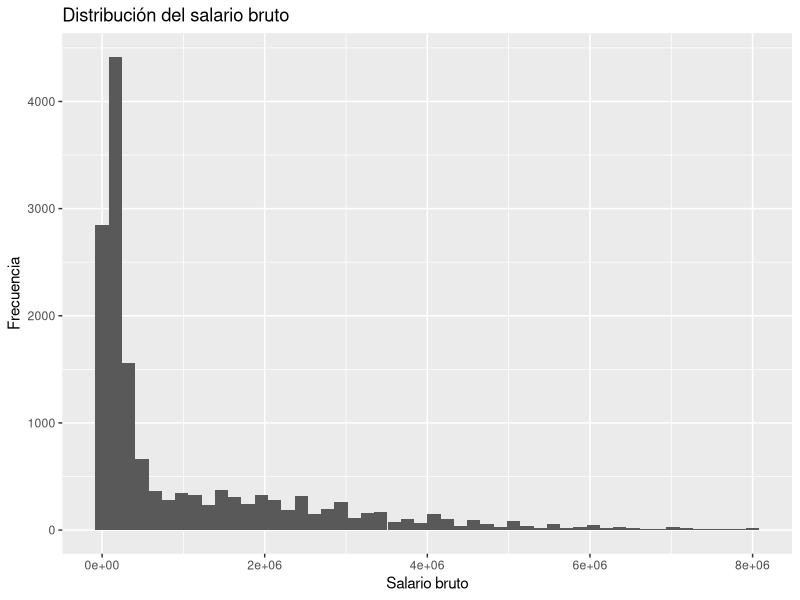
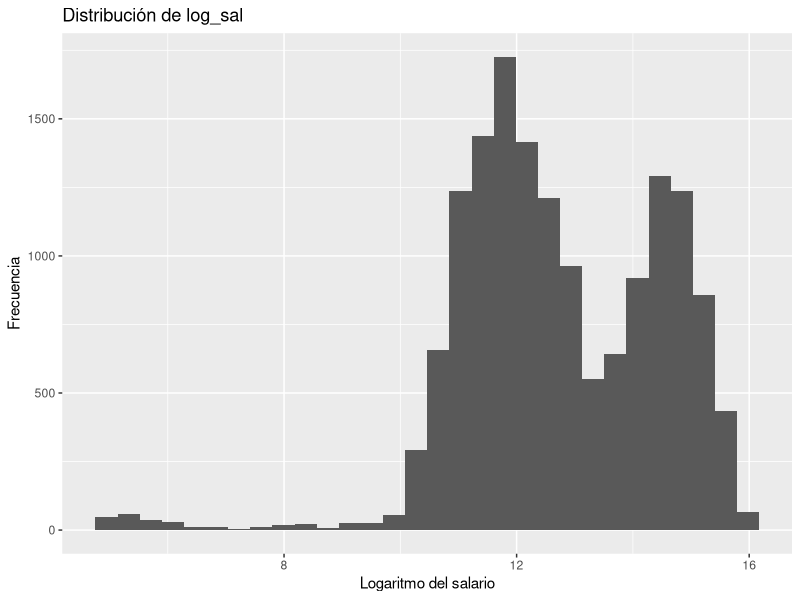
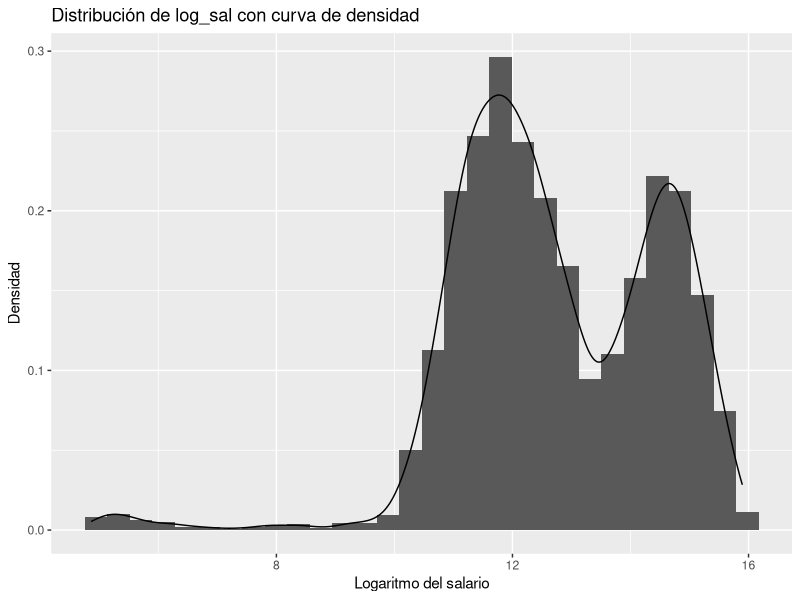
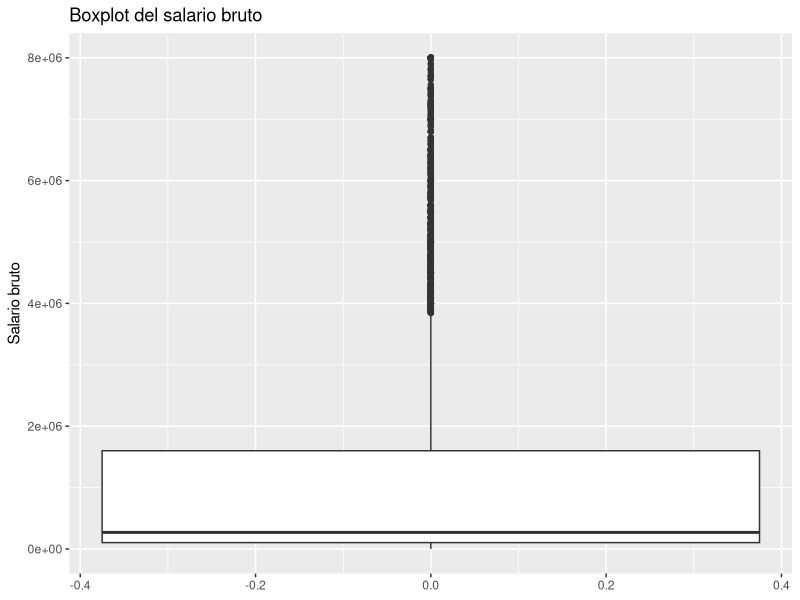
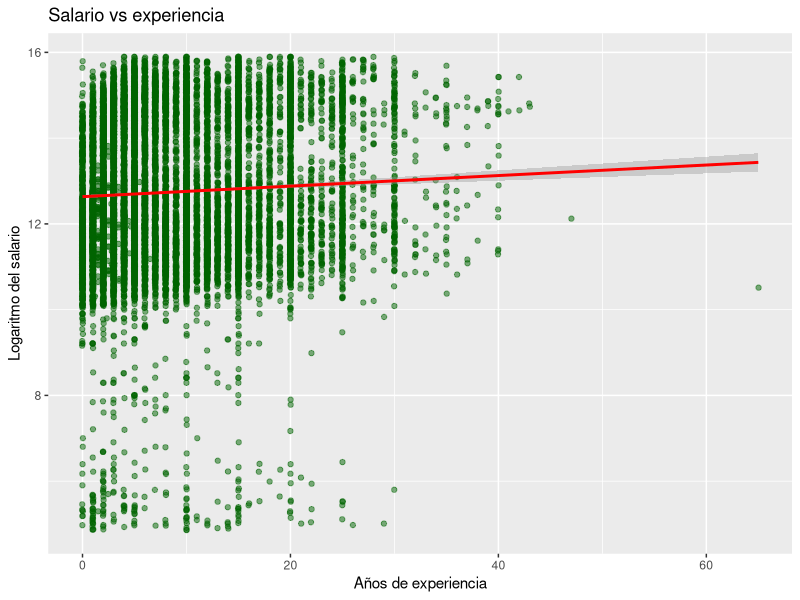
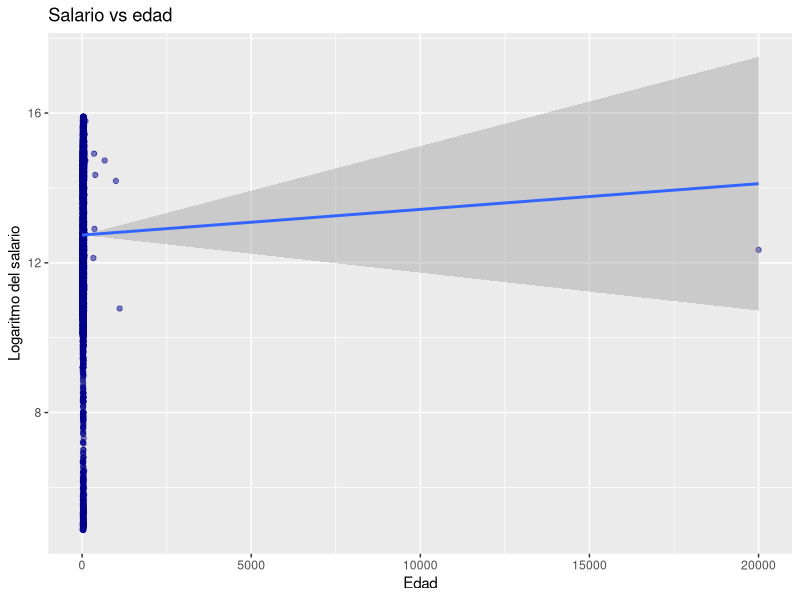
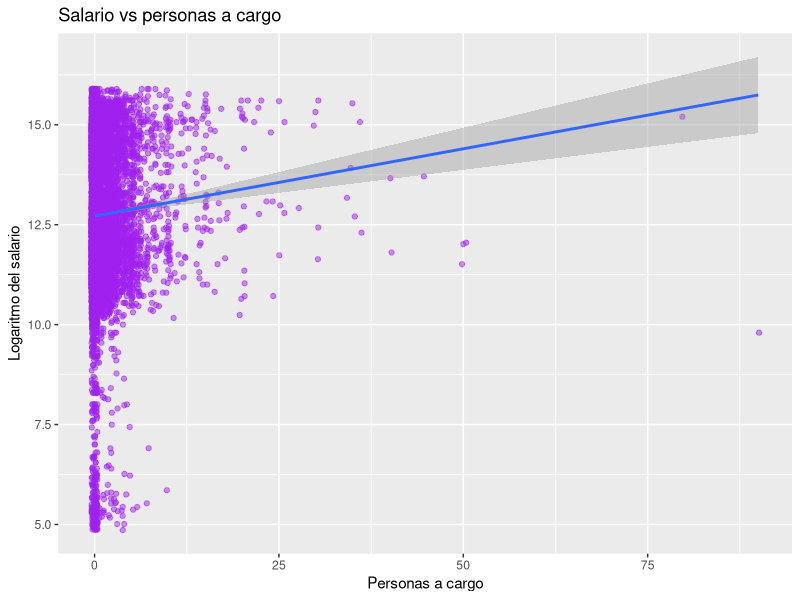
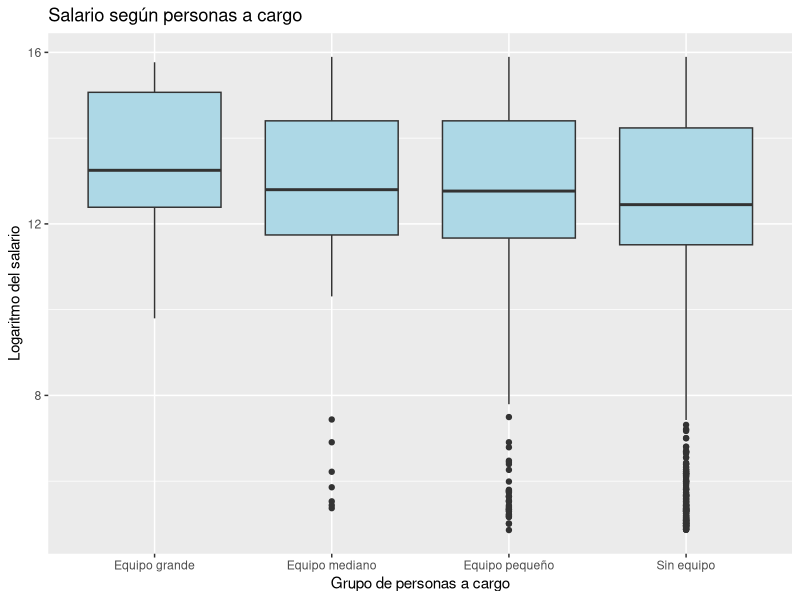

Write the R code that produced these figures, in order.
# -----------------------------------------------------------------------------
# 03_EDA.R
# -----------------------------------------------------------------------------

library(tidyverse)

#INDICE

# 1. CARGA DEL DATASET 
# 2. ESTRUCTURA GENERAL 
# 3. CALIDAD DE DATOS 
# 4. DISTRIBUCIONES UNIVARIADAS 
# 5. DISTRIBUCIÓN DE LA VARIABLE OBJETIVO 
# 6. VARIABLES NUMÉRICAS 
# 7. VARIABLES CATEGÓRICAS 
# 8. VARIABLES POTENCIALMENTE CONFUNDIDORAS 
# 9. REGIÓN Y ROLES 
# 10. CONCLUSIONES DEL EDA

# -----------------------------------------------------------------------------
# 1. CARGA DEL DATASET LIMPIO
# -----------------------------------------------------------------------------

df <- read_csv(
  "data/processed/df_sysarmy.csv",
  show_col_types = FALSE
)

# -----------------------------------------------------------------------------
# 2. ESTRUCTURA GENERAL
# -----------------------------------------------------------------------------

glimpse(df)

dim(df)

colnames(df)




# -----------------------------------------------------------------------------
# 3. CALIDAD DE DATOS
# -----------------------------------------------------------------------------

colSums(is.na(df))
sort(colSums(is.na(df)), decreasing = TRUE)



df %>%
  group_by(anio,semestre) %>%
  summarise(
    registros = n(),
    seniority_na = sum(is.na(seniority)),
    dolarizado_na = sum(is.na(sueldo_dolarizado)),
    modalidad_na = sum(is.na(modalidad)),
    uso_ia_na = sum(is.na(uso_ia))
  )


# CONCLUSION:
# Las variables principales utilizadas para el análisis no presentan
# valores faltantes.
#
# Seniority, sueldo_dolarizado y uso_ia presentan aproximadamente
# un 67% de valores faltantes. Sin embargo, el analisis por períodos
# nos muestra que estos faltantes no son aleatorios.
#
# Las variables seniority y sueldo_dolarizado se encuentran
# disponibles a partir de la encuesta del periodo 2024.1,
# mientras que uso_ia aparece a partir de 2022.2.
#
# Por lo tanto, los valores faltantes responden a cambios en el
# cuestionario de Sysarmy entre distintos períodos y no a errores
# de carga o falta de respuesta de los encuestados.
# Buscamos a que periodos pertenecen los N/A o la mayor cantidad



# -----------------------------------------------------------------------------
# 4. DISTRIBUCIONES UNIVARIADAS
# -----------------------------------------------------------------------------

# Variables categóricas

df %>%
  count(grupo_rol)

df %>%
  count(seniority)

df %>%
  count(genero_simple)

df %>%
  count(modalidad)

df %>%
  count(gente_a_cargo_grupo)


# Variables numericas


summary(df$sal_bruto)

summary(df$log_sal)

summary(df$experiencia)

summary(df$edad)

summary(df$gente_a_cargo)



# -----------------------------------------------------------------------------
# 5. DISTRIBUCION DE LA VARIABLE OBJETIVO
# -----------------------------------------------------------------------------

ggplot(df, aes(x = sal_bruto)) +
  geom_histogram(bins = 50) +
  labs(
    title = "Distribución del salario bruto",
    x = "Salario bruto",
    y = "Frecuencia"
  )

ggplot(df, aes(x = log_sal)) +
  geom_histogram(bins = 30) +
  labs(
    title = "Distribución de log_sal",
    x = "Logaritmo del salario",
    y = "Frecuencia"
  )

ggplot(df, aes(x = log_sal)) +
  geom_histogram(
    aes(y = after_stat(density)),
    bins = 30
  ) +
  geom_density() +
  labs(
    title = "Distribución de log_sal con curva de densidad",
    x = "Logaritmo del salario",
    y = "Densidad"
  )

ggplot(df, aes(y = sal_bruto)) +
  geom_boxplot() +
  labs(
    title = "Boxplot del salario bruto",
    y = "Salario bruto"
  )


# La distribución de sal_bruto es muy asimétrica. Luego de aplicar logaritmo 
# (log_sal) se aproxima mucho más a una distribución normal.


# -----------------------------------------------------------------------------
# 6. VARIABLES NUMERICAS
# -----------------------------------------------------------------------------

# Experiencia vs salario

ggplot(df, aes(x = experiencia, y = log_sal)) +
  geom_jitter(alpha = 0.5, color = "darkgreen") +
  geom_smooth(method = "lm", color = "red") +
  labs(
    title = "Salario vs experiencia",
    x = "Años de experiencia",
    y = "Logaritmo del salario"
  )


# Edad vs salario

ggplot(df, aes(x = edad, y = log_sal)) +
  geom_jitter(alpha = 0.5, color = "darkblue") +
  geom_smooth(method = "lm") +
  labs(
    title = "Salario vs edad",
    x = "Edad",
    y = "Logaritmo del salario"
  )


# Personas a cargo vs salario

ggplot(df, aes(x = gente_a_cargo, y = log_sal)) +
  geom_jitter(alpha = 0.5, color = "purple") +
  geom_smooth(method = "lm") +
  labs(
    title = "Salario vs personas a cargo",
    x = "Personas a cargo",
    y = "Logaritmo del salario"
  )



ggplot(df, aes(x = gente_a_cargo_grupo, y = log_sal)) +
  geom_boxplot(fill = "lightblue") +
  labs(
    title = "Salario según personas a cargo",
    x = "Grupo de personas a cargo",
    y = "Logaritmo del salario"
  )


# Observaciones:
#
# - La experiencia muestra una relación positiva con el salario.
# - La edad también presenta una tendencia positiva.
# - Las personas con equipos a cargo parecen percibir salarios mayores.
# - Existe una dispersión considerable, por lo que estas variables
#   no explican por sí solas las diferencias salariales observadas.
#
# Esto sugiere que será necesario incorporar variables categóricas
# como seniority, modalidad, grupo de rol y sueldo dolarizado.


# -----------------------------------------------------------------------------
# 7. VARIABLES CATEGORICAS
# -----------------------------------------------------------------------------


# SENIORITY


ggplot(df, aes(x = seniority, y = log_sal, fill = seniority)) +
  geom_boxplot() +
  theme(legend.position = "none")+
  labs(
    title = "Salario según seniority",
    x = "Seniority",
    y = "Logaritmo del salario"
  )


# El salario aumenta claramente a medida que aumenta el seniority.
# Se observa una separacion marcada entre Junior, Semi-Senior y Senior.


# MODALIDAD

ggplot(df, aes(x = modalidad, y = log_sal)) +
  geom_boxplot(fill = "lightgreen") +
  labs(
    title = "Salario según modalidad de trabajo",
    x = "Modalidad",
    y = "Logaritmo del salario"
  )

# Obervaciones entre diferencias entre trabajo remot?
# No encuentro algo claro para marcar. Pareciera que presencial disminuye vs Remoto e hibrido.


# SUELDO SEGUN DOLARIZACION


ggplot(df,
       aes(
         x = sueldo_dolarizado,
         y = log_sal,
         fill = sueldo_dolarizado
       )) +
  geom_boxplot() +
  labs(
    title = "Salario según dolarización",
    x = "Sueldo dolarizado",
    y = "Logaritmo del salario"
  ) +
  theme(legend.position = "none")

# SUELDO DOLARIZADO: Experiencia vs Salario segun dolarizacion

ggplot(df,
       aes(
         x = experiencia,
         y = log_sal,
         color = sueldo_dolarizado
       )) +
  geom_point(alpha = 0.4) +
  geom_smooth(method = "lm") +
  labs(
    title = "Experiencia vs salario según dolarización",
    x = "Experiencia",
    y = "Logaritmo del salario"
  )



#  Observacionn: qioenes cobran en dolares parecieran tener un mejor sueldo.

# PERSONAS A CARGO

ggplot(df,
       aes(
         x = gente_a_cargo_grupo,
         y = log_sal,
         fill = gente_a_cargo_grupo
       )) +
  geom_boxplot() +
  labs(
    title = "Salario según personas a cargo",
    x = "Grupo",
    y = "Logaritmo del salario"
  ) +
  theme(legend.position = "none")

# OBSERVACIONES: 



# TAMANO DE LA EMPRESA


ggplot(df,
       aes(
         x = tam_empresa,
         y = log_sal
       )) +
  geom_boxplot() +
  labs(
    title = "Salario según tamaño de empresa",
    x = "Tamaño de empresa",
    y = "Logaritmo del salario"
  ) +
  theme(
    axis.text.x = element_text(
      angle = 45,
      hjust = 1
    )
  )

# OBSERVACIONES: 


# TABLAS RESUMEN

# mediana por seniority

df %>%
  group_by(seniority) %>%
  summarise(
    mediana_salario = median(sal_bruto, na.rm = TRUE),
    cantidad = n()
  )


# mediana por modalidad

df %>%
  group_by(modalidad) %>%
  summarise(
    mediana_salario = median(sal_bruto, na.rm = TRUE),
    cantidad = n()
  )


# mediana por sueldo dolarizado

df %>%
  group_by(sueldo_dolarizado) %>%
  summarise(
    mediana_salario = median(sal_bruto, na.rm = TRUE),
    cantidad = n()
  )

# -----------------------------------------------------------------------------
# 8. VARIABLES POTENCIALMENTE CONFUNDIDORAS
# -----------------------------------------------------------------------------


# SUELDOS EN RELACION AL GENERO

ggplot(df, aes(x = genero_simple, y = log_sal)) +
  geom_boxplot()


# GENERO SIN CONTROLAR SENIORITY

ggplot(
  df,
  aes(
    x = genero_simple,
    y = log_sal,
    fill = genero_simple
  )
) +
  geom_boxplot() +
  theme(
    legend.position = "none"
  )

# Posible variable confundidora seniority
# GENERO Vs SALARIO POR SENIORITY

ggplot(
  df,
  aes(
    x = genero_simple,
    y = log_sal,
    fill = seniority
  )
) +
  geom_boxplot()


# DISTRIBUCION SALARIAL POR GENERO Y SENIORITY

ggplot(
  df,
  aes(
    x = genero_simple,
    y = log_sal,
    fill = seniority
  )
) +
  geom_violin()


# DISTRIBUCION DE SENIORITY POR GENERO


ggplot(
  df,
  aes(
    x = genero_simple,
    fill = seniority
  )
) +
  geom_bar(
    position = "dodge"
  )

# PROPORCION

ggplot(
  df,
  aes(
    x = genero_simple,
    fill = seniority
  )
) +
  geom_bar(
    position = "fill"
  )

# Tabla de apoyo para examinar cantidades y proporciones


df %>%
  count(
    genero_simple,
    seniority
  ) %>%
  group_by(genero_simple) %>%
  mutate(
    porcentaje = n / sum(n)
  )


# OBSERVACIONES: 




# -----------------------------------------------------------------------------
# 9. REGION Y ROLES
# -----------------------------------------------------------------------------

# Boxplot: Salario segun region

ggplot(
  df,
  aes(
    x = region,
    y = log_sal,
    fill = region
  )
) +
  geom_boxplot() +
  labs(
    title = "Salario según región",
    x = "Región",
    y = "Logaritmo del salario"
  ) +
  theme(
    legend.position = "none"
  )


# Violin: Salario segun region

ggplot(
  df,
  aes(
    x = region,
    y = log_sal,
    fill = region
  )
) +
  geom_violin() +
  labs(
    title = "Distribución salarial según región",
    x = "Región",
    y = "Logaritmo del salario"
  ) +
  theme(
    legend.position = "none"
  )

# Tabla de apoyo para examinar datos usados

df %>%
  group_by(region) %>%
  summarise(
    mediana_salario = median(sal_bruto, na.rm = TRUE),
    cantidad = n()
  )

# POR ROLES

# Tabla de apoyo para ver cuales son los roles con mas frecuencia.

df %>%
  count(trabajo_de, sort = TRUE)

# TOP 15 ROLES

top_roles <- df %>%
  count(trabajo_de, sort = TRUE) %>%
  slice_head(n = 15) %>%
  pull(trabajo_de)


df %>%
  filter(trabajo_de %in% top_roles) %>%
  ggplot(
    aes(
      x = reorder(trabajo_de, log_sal, median),
      y = log_sal,
      fill = trabajo_de
    )
  ) +
  geom_boxplot() +
  coord_flip() +
  labs(
    title = "Salario por ocupación",
    x = "Rol",
    y = "Logaritmo del salario"
  ) +
  theme(
    legend.position = "none"
  )


# Boxplot: Salario segun grupo de rol (sector)


ggplot(
  df,
  aes(
    x = grupo_rol,
    y = log_sal,
    fill = grupo_rol
  )
) +
  geom_boxplot() +
  labs(
    title = "Salario según grupo de rol",
    x = "Grupo de rol",
    y = "Logaritmo del salario"
  ) +
  theme(
    legend.position = "none"
  )


# Violin: Salario segun grupo de rol (sector)


ggplot(
  df,
  aes(
    x = grupo_rol,
    y = log_sal,
    fill = grupo_rol
  )
) +
  geom_violin() +
  labs(
    title = "Distribución salarial según grupo de rol",
    x = "Grupo de rol",
    y = "Logaritmo del salario"
  ) +
  theme(
    legend.position = "none"
  )


# Tabla de apoyo

df %>%
  group_by(grupo_rol) %>%
  summarise(
    mediana_salario = median(sal_bruto, na.rm = TRUE),
    cantidad = n()
  ) %>%
  arrange(desc(mediana_salario))



# OBSERVACIONES: 



# -----------------------------------------------------------------------------
# 10. CONCLUSIONES DEL EDA
# -----------------------------------------------------------------------------


# Principales hallazgos:
